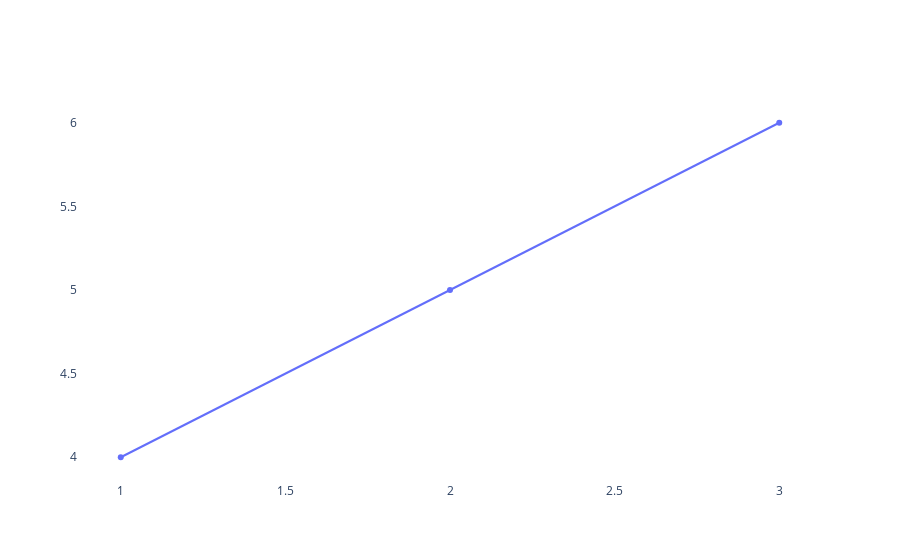

Here is the notebook cell this chart was saved with:
### Code cell
### CREATE THE FIGURE ###

import plotly.graph_objects as go

fig = go.Figure()
fig.add_trace(go.Scatter(
    x=[1, 2, 3],
    y=[4, 5, 6],
    mode='lines+markers',
    name='Sample Data'
))

# Customize the appearance of the chart
fig.update_layout(
    uniformtext=dict(mode="show", minsize=8),           # keep annotations/text from disappearing
    showlegend=False,
    plot_bgcolor="rgba(0,0,0,0)",                       #transparent color
    paper_bgcolor="rgba(0,0,0,0)",
)
fig.update_xaxes(
    linecolor="rgba(0,0,0,0)",
    showgrid=False,
)
fig.update_yaxes(
    # visible=False,
    linecolor="rgba(0,0,0,0)",
    showgrid=False,
    zeroline=False
)


fig.show(config={'responsive': True})

### Figure 1 — Plotly figure (JSON) as saved in the notebook; plotly's stock layout.template omitted (floating-point values rounded to 4 significant figures)
{"data": [{"mode": "lines+markers", "name": "Sample Data", "type": "scatter", "x": [1, 2, 3], "y": [4, 5, 6]}], "layout": {"paper_bgcolor": "rgba(0,0,0,0)", "plot_bgcolor": "rgba(0,0,0,0)", "showlegend": false, "uniformtext": {"minsize": 8, "mode": "show"}, "xaxis": {"linecolor": "rgba(0,0,0,0)", "showgrid": false}, "yaxis": {"linecolor": "rgba(0,0,0,0)", "showgrid": false, "zeroline": false}}}
